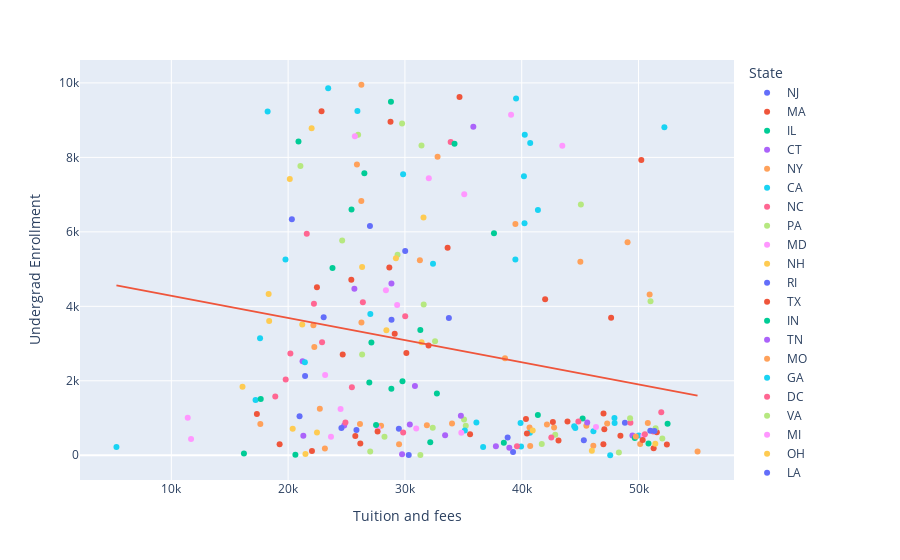

Notebook cell for this chart:
### Markdown cell above
---
- craate a scatter plot of that column "Tuition and fees", and "Undergrad Enrollment"

### Code cell
fig = px.scatter(df, x="Tuition and fees", y="Undergrad Enrollment", color="State",
hover_name="Name", size_max=20, trendline="ols", trendline_scope="overall")
figsize="Tuition and fees"
fig.show()

### Figure 1 — Plotly figure (JSON) as saved in the notebook; plotly's stock layout.template omitted (floating-point values rounded to 4 significant figures; data arrays with more than 128 entries replaced by an {"elided": "..."} marker saying what was removed)
{"data": [{"hovertemplate": "<b>%{hovertext}</b><br><br>State=NJ<br>Tuition and fees=%{x}<br>Undergrad Enrollment=%{y}<extra></extra>", "hovertext": ["Princeton University", "Rutgers University--New Brunswick", "Stevens Institute of Technology", "Seton Hall University", "New Jersey Institute of Technology", "Rutgers University--Newark", "Montclair State University"], "legendgroup": "NJ", "marker": {"color": "#636efa", "symbol": "circle"}, "mode": "markers", "name": "NJ", "orientation": "v", "showlegend": true, "type": "scatter", "x": [45320, 30023, 48838, 39258, 30326, 29480, 20318], "xaxis": "x", "y": [402, 5484, 873, 90, 8, 713, 6336], "yaxis": "y"}, {"hovertemplate": "<b>%{hovertext}</b><br><br>State=MA<br>Tuition and fees=%{x}<br>Undergrad Enrollment=%{y}<extra></extra>", "hovertext": ["Harvard University", "Massachusetts Institute of Technology", "Tufts University", "Boston College", "Brandeis University", "Boston University", "Northeastern University", "Worcester Polytechnic Institute", "Clark University", "University of Massachusetts--Amherst", "University of Massachusetts--Lowell", "Suffolk University", "Lesley University", "University of Massachusetts--Boston", "University of Massachusetts--Dartmouth"], "legendgroup": "MA", "marker": {"color": "#EF553B", "symbol": "circle"}, "mode": "markers", "name": "MA", "orientation": "v", "showlegend": true, "type": "scatter", "x": [47074, 48452, 52430, 51296, 51570, 50240, 47655, 46994, 43150, 30123, 29125, 35578, 25750, 32023, 19270], "xaxis": "x", "y": [699, 527, 290, 192, 621, 7932, 3697, 299, 397, 2748, 3266, 565, 520, 2949, 295], "yaxis": "y"}, {"hovertemplate": "<b>%{hovertext}</b><br><br>State=IL<br>Tuition and fees=%{x}<br>Undergrad Enrollment=%{y}<extra></extra>", "hovertext": ["University of Chicago", "Northwestern University", "University of Illinois--Urbana-Champaign", "Loyola University Chicago", "Illinois Institute of Technology", "DePaul University", "Illinois State University", "University of Illinois--Chicago", "Northern Illinois University", "Southern Illinois University--Carbondale", "Benedictine University"], "legendgroup": "IL", "marker": {"color": "#00cc96", "symbol": "circle"}, "mode": "markers", "name": "IL", "orientation": "v", "showlegend": true, "type": "scatter", "x": [52491, 50855, 31320, 41384, 45214, 37626, 20886, 26526, 23799, 27130, 32170], "xaxis": "x", "y": [844, 314, 3368, 1079, 991, 5961, 8426, 7575, 5027, 3031, 347], "yaxis": "y"}, {"hovertemplate": "<b>%{hovertext}</b><br><br>State=CT<br>Tuition and fees=%{x}<br>Undergrad Enrollment=%{y}<extra></extra>", "hovertext": ["Yale University", "University of Connecticut", "University of Hartford"], "legendgroup": "CT", "marker": {"color": "#ab63fa", "symbol": "circle"}, "mode": "markers", "name": "CT", "orientation": "v", "showlegend": true, "type": "scatter", "x": [49480, 35858, 37790], "xaxis": "x", "y": [532, 8826, 246], "yaxis": "y"}, {"hovertemplate": "<b>%{hovertext}</b><br><br>State=NY<br>Tuition and fees=%{x}<br>Undergrad Enrollment=%{y}<extra></extra>", "hovertext": ["Columbia University", "Cornell University", "University of Rochester", "New York University", "Rensselaer Polytechnic Institute", "Fordham University", "Syracuse University", "Yeshiva University", "Binghamton University--SUNY", "Stony Brook University--SUNY", "SUNY College of Environmental Science and Forestry", "University at Buffalo--SUNY", "Rochester Institute of Technology", "Clarkson University", "New School", "Hofstra University", "Adelphi University", "St. John Fisher College", "University at Albany--SUNY", "St. John's University", "Pace University"], "legendgroup": "NY", "marker": {"color": "#FFA15A", "symbol": "circle"}, "mode": "markers", "name": "NY", "orientation": "v", "showlegend": true, "type": "scatter", "x": [55056, 50953, 50142, 49062, 50797, 47317, 45022, 40670, 22164, 26266, 17620, 26270, 38568, 46132, 45535, 42160, 34034, 31880, 22244, 39460, 42772], "xaxis": "x", "y": [102, 4315, 304, 5722, 864, 855, 5196, 744, 3491, 6831, 839, 9951, 2607, 257, 792, 824, 852, 805, 2908, 6210, 747], "yaxis": "y"}, {"hovertemplate": "<b>%{hovertext}</b><br><br>State=CA<br>Tuition and fees=%{x}<br>Undergrad Enrollment=%{y}<extra></extra>", "hovertext": ["Stanford University", "California Institute of Technology", "University of California--Berkeley", "University of Southern California", "University of California--Los Angeles", "University of California--Santa Barbara", "University of California--Irvine", "University of California--Davis", "University of California--San Diego", "Pepperdine University", "University of California--Santa Cruz", "University of San Diego", "University of San Francisco", "University of the Pacific", "University of California--Riverside", "San Diego State University", "University of California--Merced", "University of La Verne", "Biola University", "Azusa Pacific University", "California State University--Fullerton", "California State University--Fresno"], "legendgroup": "CA", "marker": {"color": "#19d3f3", "symbol": "circle"}, "mode": "markers", "name": "CA", "orientation": "v", "showlegend": true, "type": "scatter", "x": [47940, 47577, 40191, 52217, 39518, 40704, 39458, 40728, 41387, 50022, 40241, 46140, 44494, 44588, 40263, 18244, 39944, 39900, 36696, 36120, 17596, 17209], "xaxis": "x", "y": [999, 1, 7496, 8810, 9585, 607, 5256, 8384, 6590, 533, 6231, 647, 782, 735, 8608, 9234, 237, 864, 225, 883, 3144, 1482], "yaxis": "y"}, {"hovertemplate": "<b>%{hovertext}</b><br><br>State=NC<br>Tuition and fees=%{x}<br>Undergrad Enrollment=%{y}<extra></extra>", "hovertext": ["Duke University", "Wake Forest University", "University of North Carolina--Chapel Hill", "North Carolina State University--Raleigh", "University of North Carolina--Charlotte", "East Carolina University", "Gardner-Webb University", "University of North Carolina--Greensboro"], "legendgroup": "NC", "marker": {"color": "#FF6692", "symbol": "circle"}, "mode": "markers", "name": "NC", "orientation": "v", "showlegend": true, "type": "scatter", "x": [51265, 49308, 33916, 26399, 20193, 22904, 29850, 21595], "xaxis": "x", "y": [639, 871, 8415, 4111, 2732, 3039, 615, 5951], "yaxis": "y"}, {"hovertemplate": "<b>%{hovertext}</b><br><br>State=PA<br>Tuition and fees=%{x}<br>Undergrad Enrollment=%{y}<extra></extra>", "hovertext": ["University of Pennsylvania", "Carnegie Mellon University", "Lehigh University", "Villanova University", "Pennsylvania State University--University Park", "University of Pittsburgh", "Drexel University", "Temple University", "Duquesne University", "Immaculata University", "Widener University", "Robert Morris University"], "legendgroup": "PA", "marker": {"color": "#B6E880", "symbol": "circle"}, "mode": "markers", "name": "PA", "orientation": "v", "showlegend": true, "type": "scatter", "x": [51464, 52040, 48320, 49280, 32382, 29758, 51030, 25994, 35062, 35210, 42870, 28250], "xaxis": "x", "y": [726, 454, 75, 994, 742, 8908, 4138, 8609, 961, 790, 554, 497], "yaxis": "y"}, {"hovertemplate": "<b>%{hovertext}</b><br><br>State=MD<br>Tuition and fees=%{x}<br>Undergrad Enrollment=%{y}<extra></extra>", "hovertext": ["Johns Hopkins University", "University of Maryland--College Park", "University of Maryland--Baltimore County"], "legendgroup": "MD", "marker": {"color": "#FF97FF", "symbol": "circle"}, "mode": "markers", "name": "MD", "orientation": "v", "showlegend": true, "type": "scatter", "x": [50410, 32045, 24492], "xaxis": "x", "y": [524, 7443, 1243], "yaxis": "y"}, {"hovertemplate": "<b>%{hovertext}</b><br><br>State=NH<br>Tuition and fees=%{x}<br>Undergrad Enrollment=%{y}<extra></extra>", "hovertext": ["Dartmouth College", "University of New Hampshire"], "legendgroup": "NH", "marker": {"color": "#FECB52", "symbol": "circle"}, "mode": "markers", "name": "NH", "orientation": "v", "showlegend": true, "type": "scatter", "x": [51438, 31424], "xaxis": "x", "y": [307, 3034], "yaxis": "y"}, {"hovertemplate": "<b>%{hovertext}</b><br><br>State=RI<br>Tuition and fees=%{x}<br>Undergrad Enrollment=%{y}<extra></extra>", "hovertext": ["Brown University", "University of Rhode Island"], "legendgroup": "RI", "marker": {"color": "#636efa", "symbol": "circle"}, "mode": "markers", "name": "RI", "orientation": "v", "showlegend": true, "type": "scatter", "x": [51367, 28852], "xaxis": "x", "y": [652, 3641], "yaxis": "y"}, {"hovertemplate": "<b>%{hovertext}</b><br><br>State=TX<br>Tuition and fees=%{x}<br>Undergrad Enrollment=%{y}<extra></extra>", "hovertext": ["Rice University", "Southern Methodist University", "University of Texas--Austin", "Baylor University", "Texas A&M University--College Station", "Texas Christian University", "University of Texas--Dallas", "Texas Tech University", "University of Houston", "Dallas Baptist University"], "legendgroup": "TX", "marker": {"color": "#EF553B", "symbol": "circle"}, "mode": "markers", "name": "TX", "orientation": "v", "showlegend": true, "type": "scatter", "x": [43918, 50358, 34676, 42006, 28768, 42670, 33654, 22861, 25410, 26180], "xaxis": "x", "y": [910, 411, 9619, 4189, 8960, 894, 5575, 9237, 4716, 315], "yaxis": "y"}, {"hovertemplate": "<b>%{hovertext}</b><br><br>State=IN<br>Tuition and fees=%{x}<br>Undergrad Enrollment=%{y}<extra></extra>", "hovertext": ["University of Notre Dame", "Purdue University--West Lafayette", "Indiana University--Bloomington", "Ball State University", "Indiana University-Purdue University--Indianapolis"], "legendgroup": "IN", "marker": {"color": "#00cc96", "symbol": "circle"}, "mode": "markers", "name": "IN", "orientation": "v", "showlegend": true, "type": "scatter", "x": [49685, 28804, 34246, 25428, 29791], "xaxis": "x", "y": [462, 9497, 8364, 6602, 1985], "yaxis": "y"}, {"hovertemplate": "<b>%{hovertext}</b><br><br>State=TN<br>Tuition and fees=%{x}<br>Undergrad Enrollment=%{y}<extra></extra>", "hovertext": ["Vanderbilt University", "University of Tennessee", "Union University", "Lipscomb University", "Tennessee Technological University"], "legendgroup": "TN", "marker": {"color": "#ab63fa", "symbol": "circle"}, "mode": "markers", "name": "TN", "orientation": "v", "showlegend": true, "type": "scatter", "x": [45610, 30858, 30420, 29756, 24800], "xaxis": "x", "y": [883, 1863, 829, 30, 801], "yaxis": "y"}, {"hovertemplate": "<b>%{hovertext}</b><br><br>State=MO<br>Tuition and fees=%{x}<br>Undergrad Enrollment=%{y}<extra></extra>", "hovertext": ["Washington University in St. Louis", "Saint Louis University", "University of Missouri", "Maryville University of St. Louis", "Missouri University of Science & Technology", "University of Missouri--Kansas City", "University of Missouri--St. Louis"], "legendgroup": "MO", "marker": {"color": "#FFA15A", "symbol": "circle"}, "mode": "markers", "name": "MO", "orientation": "v", "showlegend": true, "type": "scatter", "x": [49770, 40726, 25892, 27958, 26152, 22714, 26277], "xaxis": "x", "y": [504, 248, 7812, 795, 841, 1253, 3569], "yaxis": "y"}, {"hovertemplate": "<b>%{hovertext}</b><br><br>State=GA<br>Tuition and fees=%{x}<br>Undergrad Enrollment=%{y}<extra></extra>", "hovertext": ["Emory University", "Georgia Institute of Technology", "University of Georgia", "Mercer University"], "legendgroup": "GA", "marker": {"color": "#19d3f3", "symbol": "circle"}, "mode": "markers", "name": "GA", "orientation": "v", "showlegend": true, "type": "scatter", "x": [47954, 32404, 29844, 35130], "xaxis": "x", "y": [867, 5142, 7547, 667], "yaxis": "y"}, {"hovertemplate": "<b>%{hovertext}</b><br><br>State=DC<br>Tuition and fees=%{x}<br>Undergrad Enrollment=%{y}<extra></extra>", "hovertext": ["Georgetown University", "George Washington University", "American University", "The Catholic University of America", "Howard University"], "legendgroup": "DC", "marker": {"color": "#FF6692", "symbol": "circle"}, "mode": "markers", "name": "DC", "orientation": "v", "showlegend": true, "type": "scatter", "x": [50547, 51950, 44853, 42536, 24908], "xaxis": "x", "y": [562, 1157, 909, 480, 883], "yaxis": "y"}, {"hovertemplate": "<b>%{hovertext}</b><br><br>State=VA<br>Tuition and fees=%{x}<br>Undergrad Enrollment=%{y}<extra></extra>", "hovertext": ["University of Virginia", "College of William & Mary", "Virginia Tech", "George Mason University", "Virginia Commonwealth University", "Old Dominion University", "Shenandoah University"], "legendgroup": "VA", "marker": {"color": "#B6E880", "symbol": "circle"}, "mode": "markers", "name": "VA", "orientation": "v", "showlegend": true, "type": "scatter", "x": [45066, 41718, 29371, 32582, 31608, 27028, 31322], "xaxis": "x", "y": [6736, 301, 5384, 3062, 4051, 101, 10], "yaxis": "y"}, {"hovertemplate": "<b>%{hovertext}</b><br><br>State=MI<br>Tuition and fees=%{x}<br>Undergrad Enrollment=%{y}<extra></extra>", "hovertext": ["University of Michigan--Ann Arbor", "Michigan State University", "Michigan Technological University", "Andrews University", "Western Michigan University", "Central Michigan University"], "legendgroup": "MI", "marker": {"color": "#FF97FF", "symbol": "circle"}, "mode": "markers", "name": "MI", "orientation": "v", "showlegend": true, "type": "scatter", "x": [43476, 39090, 30968, 27684, 25713, 23670], "xaxis": "x", "y": [8312, 9143, 721, 733, 8567, 498], "yaxis": "y"}, {"hovertemplate": "<b>%{hovertext}</b><br><br>State=OH<br>Tuition and fees=%{x}<br>Undergrad Enrollment=%{y}<extra></extra>", "hovertext": ["Case Western Reserve University", "Ohio State University--Columbus", "Miami University--Oxford", "University of Dayton", "University of Cincinnati", "Ohio University", "Kent State University", "Bowling Green State University", "Ashland University"], "legendgroup": "OH", "marker": {"color": "#FECB52", "symbol": "circle"}, "mode": "markers", "name": "OH", "orientation": "v", "showlegend": true, "type": "scatter", "x": [46006, 29229, 31592, 40940, 26334, 21208, 18376, 18332, 20392], "xaxis": "x", "y": [121, 5289, 6387, 665, 5054, 3513, 3607, 4334, 716], "yaxis": "y"}, {"hovertemplate": "<b>%{hovertext}</b><br><br>State=LA<br>Tuition and fees=%{x}<br>Undergrad Enrollment=%{y}<extra></extra>", "hovertext": ["Tulane University", "Louisiana State University--Baton Rouge", "Louisiana Tech University"], "legendgroup": "LA", "marker": {"color": "#636efa", "symbol": "circle"}, "mode": "markers", "name": "LA", "orientation": "v", "showlegend": true, "type": "scatter", "x": [51010, 27005, 25851], "xaxis": "x", "y": [662, 6156, 682], "yaxis": "y"}, {"hovertemplate": "<b>%{hovertext}</b><br><br>State=FL<br>Tuition and fees=%{x}<br>Undergrad Enrollment=%{y}<extra></extra>", "hovertext": ["University of Miami", "University of Florida", "Florida State University", "University of South Florida", "Florida Institute of Technology", "University of Central Florida", "Nova Southeastern University"], "legendgroup": "FL", "marker": {"color": "#EF553B", "symbol": "circle"}, "mode": "markers", "name": "FL", "orientation": "v", "showlegend": true, "type": "scatter", "x": [47004, 28666, 24673, 17325, 40446, 22467, 27660], "xaxis": "x", "y": [1122, 5043, 2706, 1111, 586, 4513, 641], "yaxis": "y"}, {"hovertemplate": "<b>%{hovertext}</b><br><br>State=WI<br>Tuition and fees=%{x}<br>Undergrad Enrollment=%{y}<extra></extra>", "hovertext": ["University of Wisconsin--Madison", "Marquette University", "Edgewood College"], "legendgroup": "WI", "marker": {"color": "#00cc96", "symbol": "circle"}, "mode": "markers", "name": "WI", "orientation": "v", "showlegend": true, "type": "scatter", "x": [32738, 38470, 27530], "xaxis": "x", "y": [1662, 334, 813], "yaxis": "y"}, {"hovertemplate": "<b>%{hovertext}</b><br><br>State=WA<br>Tuition and fees=%{x}<br>Undergrad Enrollment=%{y}<extra></extra>", "hovertext": ["University of Washington", "Washington State University", "Seattle Pacific University"], "legendgroup": "WA", "marker": {"color": "#ab63fa", "symbol": "circle"}, "mode": "markers", "name": "WA", "orientation": "v", "showlegend": true, "type": "scatter", "x": [34791, 25673, 38940], "xaxis": "x", "y": [1063, 4470, 202], "yaxis": "y"}, {"hovertemplate": "<b>%{hovertext}</b><br><br>State=SC<br>Tuition and fees=%{x}<br>Undergrad Enrollment=%{y}<extra></extra>", "hovertext": ["Clemson University", "University of South Carolina"], "legendgroup": "SC", "marker": {"color": "#FFA15A", "symbol": "circle"}, "mode": "markers", "name": "SC", "orientation": "v", "showlegend": true, "type": "scatter", "x": [32796, 31282], "xaxis": "x", "y": [8016, 5237], "yaxis": "y"}, {"hovertemplate": "<b>%{hovertext}</b><br><br>State=UT<br>Tuition and fees=%{x}<br>Undergrad Enrollment=%{y}<extra></extra>", "hovertext": ["Brigham Young University--Provo", "University of Utah", "Utah State University"], "legendgroup": "UT", "marker": {"color": "#19d3f3", "symbol": "circle"}, "mode": "markers", "name": "UT", "orientation": "v", "showlegend": true, "type": "scatter", "x": [5300, 27039, 19772], "xaxis": "x", "y": [221, 3794, 5259], "yaxis": "y"}, {"hovertemplate": "<b>%{hovertext}</b><br><br>State=MN<br>Tuition and fees=%{x}<br>Undergrad Enrollment=%{y}<extra></extra>", "hovertext": ["University of Minnesota--Twin Cities", "University of St. Thomas"], "legendgroup": "MN", "marker": {"color": "#FF6692", "symbol": "circle"}, "mode": "markers", "name": "MN", "orientation": "v", "showlegend": true, "type": "scatter", "x": [22210, 39594], "xaxis": "x", "y": [4071, 240], "yaxis": "y"}, {"hovertemplate": "<b>%{hovertext}</b><br><br>State=DE<br>Tuition and fees=%{x}<br>Undergrad Enrollment=%{y}<extra></extra>", "hovertext": ["University of Delaware"], "legendgroup": "DE", "marker": {"color": "#B6E880", "symbol": "circle"}, "mode": "markers", "name": "DE", "orientation": "v", "showlegend": true, "type": "scatter", "x": [31420], "xaxis": "x", "y": [8322], "yaxis": "y"}, {"hovertemplate": "<b>%{hovertext}</b><br><br>State=CO<br>Tuition and fees=%{x}<br>Undergrad Enrollment=%{y}<extra></extra>", "hovertext": ["Colorado School of Mines", "University of Denver", "University of Colorado--Boulder", "Colorado State University", "University of Colorado--Denver"], "legendgroup": "CO", "marker": {"color": "#FF97FF", "symbol": "circle"}, "mode": "markers", "name": "CO", "orientation": "v", "showlegend": true, "type": "scatter", "x": [34828, 46362, 35079, 28374, 29334], "xaxis": "x", "y": [608, 758, 7010, 4433, 4036], "yaxis": "y"}, {"hovertemplate": "<b>%{hovertext}</b><br><br>State=IA<br>Tuition and fees=%{x}<br>Undergrad Enrollment=%{y}<extra></extra>", "hovertext": ["University of Iowa", "Iowa State University"], "legendgroup": "IA", "marker": {"color": "#FECB52", "symbol": "circle"}, "mode": "markers", "name": "IA", "orientation": "v", "showlegend": true, "type": "scatter", "x": [28413, 21483], "xaxis": "x", "y": [3357, 34], "yaxis": "y"}, {"hovertemplate": "<b>%{hovertext}</b><br><br>State=OK<br>Tuition and fees=%{x}<br>Undergrad Enrollment=%{y}<extra></extra>", "hovertext": ["University of Tulsa", "University of Oklahoma", "Oklahoma State University"], "legendgroup": "OK", "marker": {"color": "#636efa", "symbol": "circle"}, "mode": "markers", "name": "OK", "orientation": "v", "showlegend": true, "type": "scatter", "x": [38796, 21451, 20978], "xaxis": "x", "y": [478, 2132, 1046], "yaxis": "y"}, {"hovertemplate": "<b>%{hovertext}</b><br><br>State=VT<br>Tuition and fees=%{x}<br>Undergrad Enrollment=%{y}<extra></extra>", "hovertext": ["University of Vermont"], "legendgroup": "VT", "marker": {"color": "#EF553B", "symbol": "circle"}, "mode": "markers", "name": "VT", "orientation": "v", "showlegend": true, "type": "scatter", "x": [40364], "xaxis": "x", "y": [973], "yaxis": "y"}, {"hovertemplate": "<b>%{hovertext}</b><br><br>State=AL<br>Tuition and fees=%{x}<br>Undergrad Enrollment=%{y}<extra></extra>", "hovertext": ["Auburn University", "University of Alabama", "University of Alabama--Birmingham", "University of Alabama--Huntsville"], "legendgroup": "AL", "marker": {"color": "#00cc96", "symbol": "circle"}, "mode": "markers", "name": "AL", "orientation": "v", "showlegend": true, "type": "scatter", "x": [28840, 26950, 17654, 20622], "xaxis": "x", "y": [1786, 1958, 1511, 13], "yaxis": "y"}, {"hovertemplate": "<b>%{hovertext}</b><br><br>State=OR<br>Tuition and fees=%{x}<br>Undergrad Enrollment=%{y}<extra></extra>", "hovertext": ["University of Oregon", "Oregon State University"], "legendgroup": "OR", "marker": {"color": "#ab63fa", "symbol": "circle"}, "mode": "markers", "name": "OR", "orientation": "v", "showlegend": true, "type": "scatter", "x": [33442, 28846], "xaxis": "x", "y": [538, 4612], "yaxis": "y"}, {"hovertemplate": "<b>%{hovertext}</b><br><br>State=NE<br>Tuition and fees=%{x}<br>Undergrad Enrollment=%{y}<extra></extra>", "hovertext": ["University of Nebraska--Lincoln"], "legendgroup": "NE", "marker": {"color": "#FFA15A", "symbol": "circle"}, "mode": "markers", "name": "NE", "orientation": "v", "showlegend": true, "type": "scatter", "x": [23148], "xaxis": "x", "y": [182], "yaxis": "y"}, {"hovertemplate": "<b>%{hovertext}</b><br><br>State=KS<br>Tuition and fees=%{x}<br>Undergrad Enrollment=%{y}<extra></extra>", "hovertext": ["University of Kansas", "Kansas State University"], "legendgroup": "KS", "marker": {"color": "#19d3f3", "symbol": "circle"}, "mode": "markers", "name": "KS", "orientation": "v", "showlegend": true, "type": "scatter", "x": [25932, 23429], "xaxis": "x", "y": [9245, 9859], "yaxis": "y"}, {"hovertemplate": "<b>%{hovertext}</b><br><br>State=AZ<br>Tuition and fees=%{x}<br>Undergrad Enrollment=%{y}<extra></extra>", "hovertext": ["University of Arizona", "Arizona State University--Tempe"], "legendgroup": "AZ", "marker": {"color": "#FF6692", "symbol": "circle"}, "mode": "markers", "name": "AZ", "orientation": "v", "showlegend": true, "type": "scatter", "x": [30025, 25458], "xaxis": "x", "y": [3732, 1828], "yaxis": "y"}, {"hovertemplate": "<b>%{hovertext}</b><br><br>State=KY<br>Tuition and fees=%{x}<br>Undergrad Enrollment=%{y}<extra></extra>", "hovertext": ["University of Kentucky", "University of Louisville"], "legendgroup": "KY", "marker": {"color": "#B6E880", "symbol": "circle"}, "mode": "markers", "name": "KY", "orientation": "v", "showlegend": true, "type": "scatter", "x": [26334, 24626], "xaxis": "x", "y": [2705, 5769], "yaxis": "y"}, {"hovertemplate": "<b>%{hovertext}</b><br><br>State=AR<br>Tuition and fees=%{x}<br>Undergrad Enrollment=%{y}<extra></extra>", "hovertext": ["University of Arkansas"], "legendgroup": "AR", "marker": {"color": "#FF97FF", "symbol": "circle"}, "mode": "markers", "name": "AR", "orientation": "v", "showlegend": true, "type": "scatter", "x": [23168], "xaxis": "x", "y": [2159], "yaxis": "y"}, {"hovertemplate": "<b>%{hovertext}</b><br><br>State=MS<br>Tuition and fees=%{x}<br>Undergrad Enrollment=%{y}<extra></extra>", "hovertext": ["University of Mississippi", "Mississippi State University", "University of Southern Mississippi"], "legendgroup": "MS", "marker": {"color": "#FECB52", "symbol": "circle"}, "mode": "markers", "name": "MS", "orientation": "v", "showlegend": true, "type": "scatter", "x": [22012, 20142, 16094], "xaxis": "x", "y": [8785, 7421, 1840], "yaxis": "y"}, {"hovertemplate": "<b>%{hovertext}</b><br><br>State=HI<br>Tuition and fees=%{x}<br>Undergrad Enrollment=%{y}<extra></extra>", "hovertext": ["University of Hawaii--Manoa"], "legendgroup": "HI", "marker": {"color": "#636efa", "symbol": "circle"}, "mode": "markers", "name": "HI", "orientation": "v", "showlegend": true, "type": "scatter", "x": [33764], "xaxis": "x", "y": [3689], "yaxis": "y"}, {"hovertemplate": "<b>%{hovertext}</b><br><br>State=ID<br>Tuition and fees=%{x}<br>Undergrad Enrollment=%{y}<extra></extra>", "hovertext": ["University of Idaho"], "legendgroup": "ID", "marker": {"color": "#EF553B", "symbol": "circle"}, "mode": "markers", "name": "ID", "orientation": "v", "showlegend": true, "type": "scatter", "x": [22040], "xaxis": "x", "y": [116], "yaxis": "y"}, {"hovertemplate": "<b>%{hovertext}</b><br><br>State=WY<br>Tuition and fees=%{x}<br>Undergrad Enrollment=%{y}<extra></extra>", "hovertext": ["University of Wyoming"], "legendgroup": "WY", "marker": {"color": "#00cc96", "symbol": "circle"}, "mode": "markers", "name": "WY", "orientation": "v", "showlegend": true, "type": "scatter", "x": [16215], "xaxis": "x", "y": [45], "yaxis": "y"}, {"hovertemplate": "<b>%{hovertext}</b><br><br>State=NM<br>Tuition and fees=%{x}<br>Undergrad Enrollment=%{y}<extra></extra>", "hovertext": ["University of New Mexico", "New Mexico State University"], "legendgroup": "NM", "marker": {"color": "#ab63fa", "symbol": "circle"}, "mode": "markers", "name": "NM", "orientation": "v", "showlegend": true, "type": "scatter", "x": [21302, 21234], "xaxis": "x", "y": [522, 2526], "yaxis": "y"}, {"hovertemplate": "<b>%{hovertext}</b><br><br>State=ME<br>Tuition and fees=%{x}<br>Undergrad Enrollment=%{y}<extra></extra>", "hovertext": ["University of Maine"], "legendgroup": "ME", "marker": {"color": "#FFA15A", "symbol": "circle"}, "mode": "markers", "name": "ME", "orientation": "v", "showlegend": true, "type": "scatter", "x": [29498], "xaxis": "x", "y": [297], "yaxis": "y"}, {"hovertemplate": "<b>%{hovertext}</b><br><br>State=WV<br>Tuition and fees=%{x}<br>Undergrad Enrollment=%{y}<extra></extra>", "hovertext": ["West Virginia University"], "legendgroup": "WV", "marker": {"color": "#19d3f3", "symbol": "circle"}, "mode": "markers", "name": "WV", "orientation": "v", "showlegend": true, "type": "scatter", "x": [21432], "xaxis": "x", "y": [2498], "yaxis": "y"}, {"hovertemplate": "<b>%{hovertext}</b><br><br>State=ND<br>Tuition and fees=%{x}<br>Undergrad Enrollment=%{y}<extra></extra>", "hovertext": ["North Dakota State University", "University of North Dakota"], "legendgroup": "ND", "marker": {"color": "#FF6692", "symbol": "circle"}, "mode": "markers", "name": "ND", "orientation": "v", "showlegend": true, "type": "scatter", "x": [19790, 18899], "xaxis": "x", "y": [2037, 1577], "yaxis": "y"}, {"hovertemplate": "<b>%{hovertext}</b><br><br>State=NV<br>Tuition and fees=%{x}<br>Undergrad Enrollment=%{y}<extra></extra>", "hovertext": ["University of Nevada--Reno"], "legendgroup": "NV", "marker": {"color": "#B6E880", "symbol": "circle"}, "mode": "markers", "name": "NV", "orientation": "v", "showlegend": true, "type": "scatter", "x": [21052], "xaxis": "x", "y": [7770], "yaxis": "y"}, {"hovertemplate": "<b>%{hovertext}</b><br><br>State=SD<br>Tuition and fees=%{x}<br>Undergrad Enrollment=%{y}<extra></extra>", "hovertext": ["South Dakota State University", "University of South Dakota"], "legendgroup": "SD", "marker": {"color": "#FF97FF", "symbol": "circle"}, "mode": "markers", "name": "SD", "orientation": "v", "showlegend": true, "type": "scatter", "x": [11403, 11688], "xaxis": "x", "y": [1007, 435], "yaxis": "y"}, {"hovertemplate": "<b>%{hovertext}</b><br><br>State=AK<br>Tuition and fees=%{x}<br>Undergrad Enrollment=%{y}<extra></extra>", "hovertext": ["University of Alaska--Fairbanks"], "legendgroup": "AK", "marker": {"color": "#FECB52", "symbol": "circle"}, "mode": "markers", "name": "AK", "orientation": "v", "showlegend": true, "type": "scatter", "x": [22469], "xaxis": "x", "y": [610], "yaxis": "y"}, {"hovertemplate": "<b>%{hovertext}</b><br><br>State=MT<br>Tuition and fees=%{x}<br>Undergrad Enrollment=%{y}<extra></extra>", "hovertext": ["Montana State University", "University of Montana"], "legendgroup": "MT", "marker": {"color": "#636efa", "symbol": "circle"}, "mode": "markers", "name": "MT", "orientation": "v", "showlegend": true, "type": "scatter", "x": [23042, 24562], "xaxis": "x", "y": [3707, 732], "yaxis": "y"}, {"hovertemplate": "<b>OLS trendline</b><br>Undergrad Enrollment = -0.0595185 * Tuition and fees + 4878.59<br>R<sup>2</sup>=0.047527<br><br>Tuition and fees=%{x}<br>Undergrad Enrollment=%{y} <b>(trend)</b><extra></extra>", "legendgroup": "Overall Trendline", "line": {"color": "#EF553B"}, "mode": "lines", "name": "Overall Trendline", "showlegend": true, "type": "scatter", "x": {"elided": "231 int values"}, "xaxis": "x", "y": {"elided": "231 float values"}, "yaxis": "y"}], "layout": {"legend": {"title": {"text": "State"}, "tracegroupgap": 0}, "margin": {"t": 60}, "xaxis": {"anchor": "y", "domain": [0, 1], "title": {"text": "Tuition and fees"}}, "yaxis": {"anchor": "x", "domain": [0, 1], "title": {"text": "Undergrad Enrollment"}}}}
